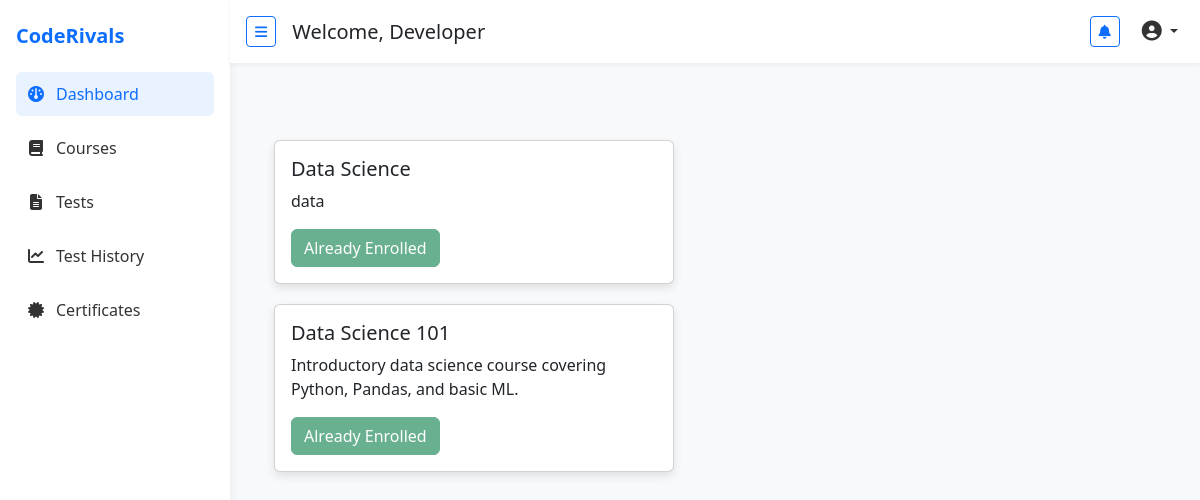
The app's page /developer/enroll-courses/ (signed in) with its own data.
### administrator/models.py (models this page shows, shortened)
class Course(models.Model):
    LEVEL_CHOICES = [
        ('Basic', 'Basic'),
        ('Intermediate', 'Intermediate'),
        ('Advanced', 'Advanced'),
    ]
    DOMAIN_CHOICES = [
        ('Web Development', 'Web Development'),
        ('Data Science', 'Data Science'),
        ('AI/ML', 'AI/ML'),
        ('Cyber Security', 'Cyber Security'),
    ]
    title = models.CharField(max_length=200)
    description = models.TextField()
    domain = models.CharField(max_length=50, choices=DOMAIN_CHOICES)
    is_active = models.BooleanField(default=True)
    created_at = models.DateTimeField(auto_now_add=True)
    updated_at = models.DateTimeField(auto_now=True)

### administrator/views.py (the view)
# urls.py: path('developer/enroll-courses/', views.enroll_courses, name='enroll_courses'),
@login_required
def enroll_courses(request):
    courses = Course.objects.all()
    enrolled_courses = CourseEnrollment.objects.filter(developer=request.user).values_list('course_id', flat=True)
    if request.method == 'POST':
        course_id = request.POST.get('course_id')
        course = get_object_or_404(Course, id=course_id)
        CourseEnrollment.objects.get_or_create(developer=request.user, course=course)
        messages.success(request, f"You have successfully enrolled in {course.title}.")
        return redirect('enroll_courses')
    return render(request, 'courses/enroll_courses.html', {
        'courses': courses,
        'enrolled_courses': enrolled_courses,
    })

### administrator/templates/courses/enroll_courses.html (shortened to what this page needs)
<!DOCTYPE html>
<html lang="en">
<head>
    <link href="https://cdn.jsdelivr.net/npm/bootstrap-icons@1.10.5/font/bootstrap-icons.css" rel="stylesheet">
    <link href="https://cdn.jsdelivr.net/npm/bootstrap@5.3.0/dist/css/bootstrap.min.css" rel="stylesheet" />
    <link href="https://cdnjs.cloudflare.com/ajax/libs/font-awesome/6.4.0/css/all.min.css" rel="stylesheet" />
</head>
<body>
    <div class="sidebar" id="sidebar">
        <h5 class="text-primary fw-bold mb-4">CodeRivals</h5>
        <a href="{% url 'developer_dashboard'%}" class="active"><i class="fa fa-gauge"></i><span>Dashboard</span></a>
        <a href="{% url 'enroll_courses'%}"><i class="fa fa-book"></i><span>Courses</span></a>
        <a href="{% url 'attempt-test'%}"><i class="fa fa-file-lines"></i><span>Tests</span></a>
        <a href="{% url 'test-history'%}"><i class="fa fa-chart-line"></i><span>Test History</span></a>
        <a href="{% url 'developer_certificates'%}"><i class="fa fa-certificate"></i><span>Certificates</span></a>
    </div>
    <div class="topbar d-flex justify-content-between align-items-center" id="topbar">
        <div class="d-flex align-items-center gap-3">
            <button class="btn btn-sm btn-outline-primary" id="toggleSidebarBtn">
                <i class="fas fa-bars"></i>
            </button>
            <h5 class="mb-0" id="welcomeText">Welcome, Developer</h5>
        </div>
        <div class="d-flex align-items-center gap-3">
            <a href="#" class="btn btn-outline-primary btn-sm"><i class="fa fa-bell"></i></a>
            <div class="dropdown">
                <button class="profile-btn dropdown-toggle" type="button" id="profileDropdown" data-bs-toggle="dropdown"
                    aria-expanded="false">
                    <i class="fas fa-user-circle fs-5"></i>
                </button>
            </div>
        </div>
    </div>
    <div class="content mt-5 pt-4">
        <div class="container py-5">
            <div class="row">
                {% for course in courses %}
                <div class="col-md-6 col-lg-4 mb-4">
                    <div class="card card-style">
                        <div class="card-body  ">
                            <h5 class="card-title">{{ course.title }}</h5>
                            <p class="card-text">{{ course.description }}</p>
                            {% if course.id in enrolled_courses %}
                            <button class="btn btn-success" disabled>Already Enrolled</button>
                            {% else %}
                            <form method="POST">
                                {% csrf_token %}
                                <input type="hidden" name="course_id" value="{{ course.id }}">
                                <button type="submit" class="btn btn-primary">Enroll</button>
                            </form>
                            {% endif %}
                        </div>
                    </div>
                    {% endfor %}
                </div>
            </div>
        </div>
    </div>
</body>
</html>

### administrator/templates/courses/enroll_courses.html (style rules this page uses)
body { background-color: #f8f9fa; font-family: 'Segoe UI', sans-serif; }
.sidebar { width: 230px; min-height: 100vh; background: #fff; box-shadow: 2px 0 8px rgba(0, 0, 0, 0.05); position: fixed; top: 0; left: 0; padding: 1.5rem 1rem; }
.card-style { box-shadow: 0 4px 10px rgba(0, 0, 0, 0.1); transition: transform 0.2s; height: fit-content; width: 400px; margin-top: 20px; }
.sidebar a { text-decoration: none; display: block; padding: 10px; border-radius: 6px; margin-bottom: 10px; color: #333; font-weight: 500; }
.sidebar a.active, .sidebar a:hover { background-color: #e9f2ff; color: #0d6efd; }
.content { margin-left: 230px; padding: 2rem; }
.topbar { background-color: #fff; padding: 1rem; box-shadow: 0 2px 4px rgba(0, 0, 0, 0.05); position: fixed; top: 0; left: 230px; right: 0; z-index: 1000; }
.topbar .profile-btn { border: none; background: transparent; color: #333; }
.sidebar { width: 230px; min-height: 100vh; background: #fff; box-shadow: 2px 0 8px rgba(0, 0, 0, 0.05); position: fixed; top: 0; left: 0; padding: 1.5rem 1rem; transition: all 0.3s ease; z-index: 999; }
.sidebar h5 { transition: opacity 0.3s; }
.sidebar a { text-decoration: none; display: flex; align-items: center; gap: 10px; padding: 10px; border-radius: 6px; margin-bottom: 10px; color: #333; font-weight: 500; white-space: nowrap; }
.sidebar a i { min-width: 20px; text-align: center; }
.sidebar a span { transition: opacity 0.3s; }
.content { margin-left: 230px; padding: 2rem; transition: margin-left 0.3s ease; }
.topbar { background-color: #fff; padding: 1rem; box-shadow: 0 2px 4px rgba(0, 0, 0, 0.05); position: fixed; top: 0; left: 230px; right: 0; z-index: 1000; transition: left 0.3s ease; }

### records on screen
Course: title "Data Science", description "data", shows "Already Enrolled"
Course: title "Data Science 101", description "Introductory data science course covering Python, Pandas, and basic ML.", shows "Already Enrolled"
